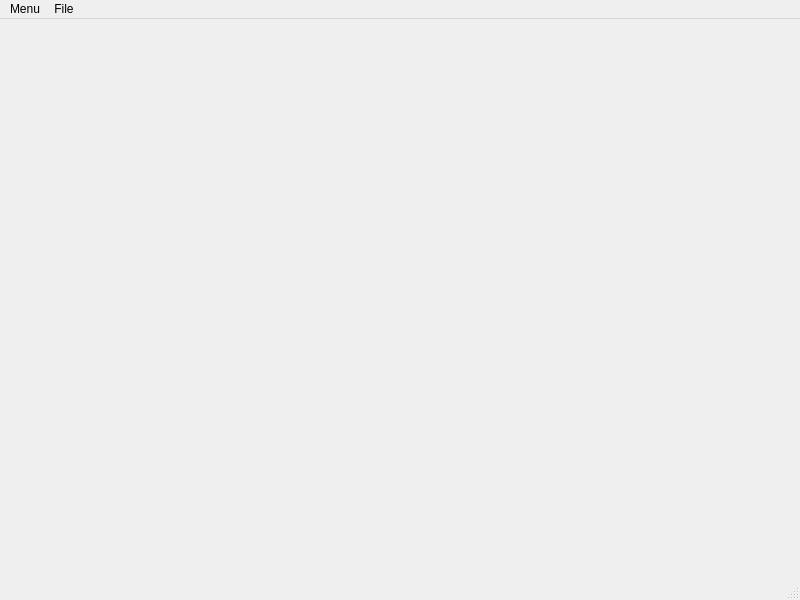
<?xml version="1.0" encoding="UTF-8"?>
<ui version="4.0">
 <class>MainWindow</class>
 <widget class="QMainWindow" name="MainWindow">
  <property name="geometry">
   <rect>
    <x>0</x>
    <y>0</y>
    <width>800</width>
    <height>600</height>
   </rect>
  </property>
  <property name="windowTitle">
   <string>MainWindow</string>
  </property>
  <widget class="QWidget" name="centralwidget"/>
  <widget class="QMenuBar" name="menubar">
   <property name="geometry">
    <rect>
     <x>0</x>
     <y>0</y>
     <width>800</width>
     <height>22</height>
    </rect>
   </property>
   <widget class="QMenu" name="menuMenu">
    <property name="title">
     <string>Menu</string>
    </property>
   </widget>
   <widget class="QMenu" name="menuFile">
    <property name="title">
     <string>File</string>
    </property>
   </widget>
   <addaction name="menuMenu"/>
   <addaction name="menuFile"/>
  </widget>
  <widget class="QStatusBar" name="statusbar"/>
 </widget>
 <resources/>
 <connections/>
</ui>
